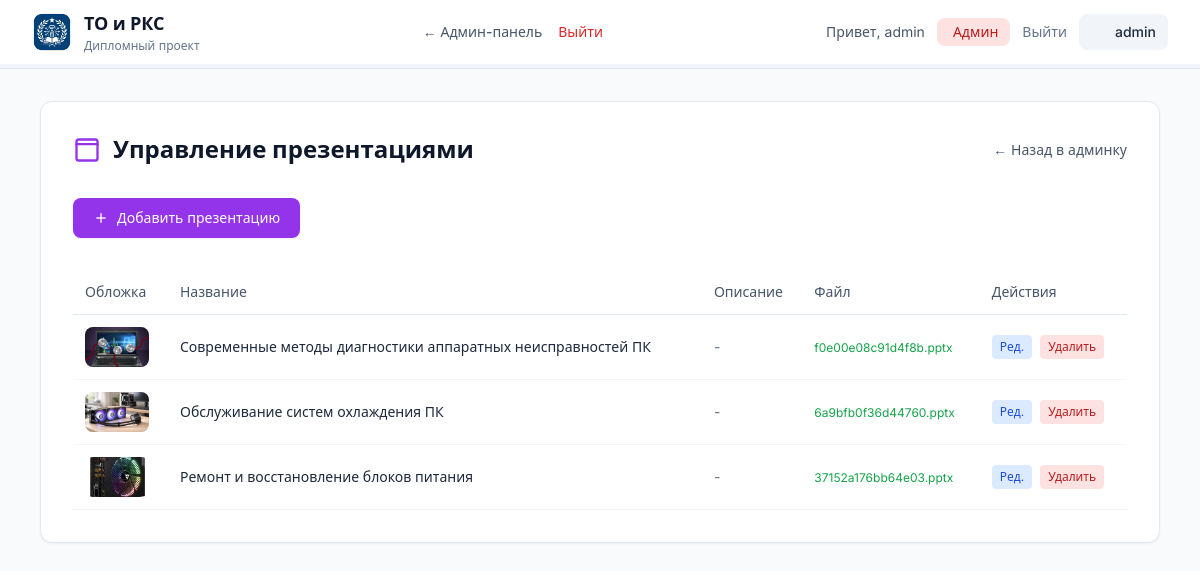
The app's page /admin/presentations (signed in) with its own data.
### tables this page shows
CREATE TABLE presentations (
            id INTEGER PRIMARY KEY AUTOINCREMENT,
            title TEXT NOT NULL,
            description TEXT,
            cover_image TEXT,
            pptx_filename TEXT,
            order_num INTEGER DEFAULT 0,
            created_at TIMESTAMP DEFAULT CURRENT_TIMESTAMP
        , slides_json TEXT);

### app.py (the view)
@app.route('/admin/presentations')
@admin_required
def admin_presentations():
    conn = get_db_connection()
    pres = conn.execute('SELECT * FROM presentations ORDER BY order_num, created_at DESC').fetchall()
    conn.close()
    return render_template('admin_presentations.html', presentations=pres)

### app.py (called while the page is built)
def get_db_connection():
    conn = sqlite3.connect(Config.DATABASE)
    conn.row_factory = sqlite3.Row
    return conn

def admin_required(f):
    @wraps(f)
    def decorated_function(*args, **kwargs):
        if 'user_id' not in session:
            return redirect(url_for('login'))
        if not session.get('is_admin'):
            flash('Доступ только для администратора', 'error')
            return redirect(url_for('index'))
        return f(*args, **kwargs)
    return decorated_function

### templates/admin_presentations.html (shortened to what this page needs)
{% extends "base.html" %}
{% block nav %}
<a href="{{ url_for('admin') }}" class="text-sm font-medium text-slate-600 hover:text-blue-600 transition">← Админ-панель</a>
<a href="{{ url_for('logout') }}" class="text-sm font-medium text-red-600 hover:text-red-700 transition">Выйти</a>
{% endblock %}
{% block main %}
<main class="max-w-6xl mx-auto px-4 py-8">
    <div class="bg-white rounded-xl shadow-sm border border-slate-200 p-8">
        <div class="flex items-center justify-between mb-8">
            <h1 class="text-2xl font-bold text-slate-900 flex items-center gap-3">
                <svg xmlns="http://www.w3.org/2000/svg" width="28" height="28" viewBox="0 0 24 24" fill="none" stroke="currentColor" stroke-width="2" stroke-linecap="round" stroke-linejoin="round" class="text-purple-600"><rect width="18" height="18" x="3" y="3" rx="2"/><path d="M3 7h18"/></svg>
                Управление презентациями
            </h1>
            <a href="{{ url_for('admin') }}" class="text-sm text-slate-600 hover:text-blue-600 transition">← Назад в админку</a>
        </div>
        <div class="mb-8">
            <button onclick="showAddForm()" class="bg-purple-600 hover:bg-purple-700 text-white text-sm font-medium px-5 py-2.5 rounded-lg transition flex items-center gap-2 shadow-sm">
                <svg xmlns="http://www.w3.org/2000/svg" width="16" height="16" viewBox="0 0 24 24" fill="none" stroke="currentColor" stroke-width="2"><line x1="12" y1="5" x2="12" y2="19"/><line x1="5" y1="12" x2="19" y2="12"/></svg>
                Добавить презентацию
            </button>
        </div>
        {% if presentations %}
        <div class="overflow-x-auto">
            <table class="w-full text-sm">
                <thead>
                    <tr class="border-b border-slate-200">
                        <th class="text-left py-3 px-3 font-medium text-slate-600">Обложка</th>
                        <th class="text-left py-3 px-3 font-medium text-slate-600">Название</th>
                        <th class="text-left py-3 px-3 font-medium text-slate-600">Описание</th>
                        <th class="text-left py-3 px-3 font-medium text-slate-600">Файл</th>
                        <th class="text-left py-3 px-3 font-medium text-slate-600">Действия</th>
                    </tr>
                </thead>
                <tbody>
                    {% for pres in presentations %}
                    <tr class="border-b border-slate-100 hover:bg-slate-50">
                        <td class="py-3 px-3">
                            {% if pres.cover_image %}
                            <img src="{{ url_for('static', filename='uploads/lessons/' + pres.cover_image) }}" class="w-16 h-10 object-cover rounded-lg">
                            {% else %}
                            <span class="text-slate-400 text-xs">Нет</span>
                            {% endif %}
                        </td>
                        <td class="py-3 px-3 font-medium">{{ pres.title }}</td>
                        <td class="py-3 px-3 text-slate-500 max-w-xs truncate">{{ pres.description or '-' }}</td>
                        <td class="py-3 px-3">
                            {% if pres.pptx_filename %}
                            <span class="text-green-600 text-xs">{{ pres.pptx_filename }}</span>
                            {% else %}
                            <span class="text-red-500 text-xs">Нет файла</span>
                            {% endif %}
                        </td>
                        <td class="py-3 px-3">
                            <div class="flex gap-2">
                                <button onclick="showEditForm({{ pres.id }}, '{{ pres.title|e }}', '{{ pres.description|e if pres.description else '' }}', '{{ pres.cover_image or '' }}', '{{ pres.pptx_filename or '' }}', {{ pres.order_num }})" class="text-xs px-2 py-1 rounded bg-blue-100 text-blue-700 hover:bg-blue-200 transition">Ред.</button>
                                <form action="{{ url_for('admin_delete_presentation', pres_id=pres.id) }}" method="POST" class="inline" onsubmit="return confirm('Удалить презентацию?')">
                                    <button type="submit" class="text-xs px-2 py-1 rounded bg-red-100 text-red-700 hover:bg-red-200 transition">Удалить</button>
                                </form>
                            </div>
                        </td>
                    </tr>
                    {% endfor %}
                </tbody>
            </table>
        </div>
        {% else %}
        <p class="text-slate-500 text-center py-8">Нет презентаций</p>
        {% endif %}
    </div>
</main>
{% endblock %}

### static/css/style.css (style rules this page uses)
* { font-family: 'Inter', 'Segoe UI', system-ui, sans-serif; }
body { background: #F8FAFC; }

### records on screen
presentations: cover_image (picture), title "Современные методы диагностики аппаратных неисправностей ПК", description "-", pptx_filename "f0e00e08c91d4f8b.pptx"
presentations: cover_image (picture), title "Обслуживание систем охлаждения ПК", description "-", pptx_filename "6a9bfb0f36d44760.pptx"
presentations: cover_image (picture), title "Ремонт и восстановление блоков питания", description "-", pptx_filename "37152a176bb64e03.pptx"

### other values on screen
{{ session.get('username', 'Студент') }} "admin"
